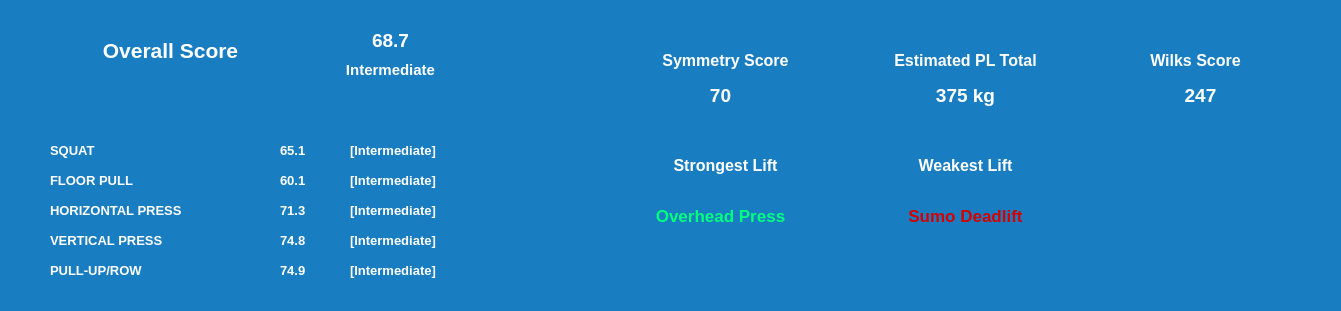
         <widget class="QFrame" name="frame">
          <property name="geometry">
           <rect>
            <x>10</x>
            <y>0</y>
            <width>1341</width>
            <height>311</height>
           </rect>
          </property>
          <property name="styleSheet">
           <string notr="true">background-color: rgb(25, 125, 193);
background-color: rgb(255, 255, 255);
background-color: rgb(25, 125, 193);
color: rgb(17, 119, 189);
color: rgb(255, 255, 255);
border-radius : 10px;</string>
          </property>
          <property name="frameShape">
           <enum>QFrame::StyledPanel</enum>
          </property>
          <property name="frameShadow">
           <enum>QFrame::Raised</enum>
          </property>
          <widget class="QLabel" name="txtOverallScore1">
           <property name="geometry">
            <rect>
             <x>70</x>
             <y>20</y>
             <width>201</width>
             <height>61</height>
            </rect>
           </property>
           <property name="font">
            <font>
             <pointsize>16</pointsize>
             <weight>75</weight>
             <bold>true</bold>
            </font>
           </property>
           <property name="text">
            <string>Overall Score</string>
           </property>
           <property name="alignment">
            <set>Qt::AlignCenter</set>
           </property>
          </widget>
          <widget class="QLabel" name="txtOverallStatus">
           <property name="geometry">
            <rect>
             <x>310</x>
             <y>60</y>
             <width>161</width>
             <height>20</height>
            </rect>
           </property>
           <property name="font">
            <font>
             <pointsize>11</pointsize>
             <weight>75</weight>
             <bold>true</bold>
            </font>
           </property>
           <property name="text">
            <string>Intermediate</string>
           </property>
           <property name="alignment">
            <set>Qt::AlignCenter</set>
           </property>
          </widget>
          <widget class="QLabel" name="txtSquatScore1">
           <property name="geometry">
            <rect>
             <x>50</x>
             <y>140</y>
             <width>191</width>
             <height>20</height>
            </rect>
           </property>
           <property name="font">
            <font>
             <pointsize>10</pointsize>
             <weight>75</weight>
             <italic>false</italic>
             <bold>true</bold>
            </font>
           </property>
           <property name="text">
            <string>SQUAT</string>
           </property>
           <property name="alignment">
            <set>Qt::AlignLeading|Qt::AlignLeft|Qt::AlignVCenter</set>
           </property>
          </widget>
          <widget class="QLabel" name="txtFloorPullScore1">
           <property name="geometry">
            <rect>
             <x>50</x>
             <y>170</y>
             <width>201</width>
             <height>20</height>
            </rect>
           </property>
           <property name="font">
            <font>
             <pointsize>10</pointsize>
             <weight>75</weight>
             <bold>true</bold>
            </font>
           </property>
           <property name="text">
            <string>FLOOR PULL</string>
           </property>
           <property name="alignment">
            <set>Qt::AlignLeading|Qt::AlignLeft|Qt::AlignVCenter</set>
           </property>
          </widget>
          <widget class="QLabel" name="txtHorizintalPressScore">
           <property name="geometry">
            <rect>
             <x>50</x>
             <y>200</y>
             <width>221</width>
             <height>20</height>
            </rect>
           </property>
           <property name="font">
            <font>
             <pointsize>10</pointsize>
             <weight>75</weight>
             <bold>true</bold>
            </font>
           </property>
           <property name="text">
            <string>HORIZONTAL PRESS</string>
           </property>
           <property name="alignment">
            <set>Qt::AlignLeading|Qt::AlignLeft|Qt::AlignVCenter</set>
           </property>
          </widget>
          <widget class="QLabel" name="txtVerticalPressScore1">
           <property name="geometry">
            <rect>
             <x>50</x>
             <y>230</y>
             <width>221</width>
             <height>20</height>
            </rect>
           </property>
           <property name="font">
            <font>
             <pointsize>10</pointsize>
             <weight>75</weight>
             <bold>true</bold>
            </font>
           </property>
           <property name="text">
            <string>VERTICAL PRESS</string>
           </property>
           <property name="alignment">
            <set>Qt::AlignLeading|Qt::AlignLeft|Qt::AlignVCenter</set>
           </property>
          </widget>
          <widget class="QLabel" name="txtPullUpRowScore1">
           <property name="geometry">
            <rect>
             <x>50</x>
             <y>260</y>
             <width>221</width>
             <height>20</height>
            </rect>
           </property>
           <property name="font">
            <font>
             <pointsize>10</pointsize>
             <weight>75</weight>
             <bold>true</bold>
            </font>
           </property>
           <property name="text">
            <string>PULL-UP/ROW</string>
           </property>
           <property name="alignment">
            <set>Qt::AlignLeading|Qt::AlignLeft|Qt::AlignVCenter</set>
           </property>
          </widget>
          <widget class="QLabel" name="txtSquatStatus">
           <property name="geometry">
            <rect>
             <x>350</x>
             <y>140</y>
             <width>171</width>
             <height>20</height>
            </rect>
           </property>
           <property name="font">
            <font>
             <pointsize>10</pointsize>
             <weight>75</weight>
             <italic>false</italic>
             <bold>true</bold>
            </font>
           </property>
           <property name="text">
            <string>[Intermediate]</string>
           </property>
           <property name="alignment">
            <set>Qt::AlignLeading|Qt::AlignLeft|Qt::AlignVCenter</set>
           </property>
          </widget>
          <widget class="QLabel" name="txtFloorPullStatus">
           <property name="geometry">
            <rect>
             <x>350</x>
             <y>170</y>
             <width>171</width>
             <height>20</height>
            </rect>
           </property>
           <property name="font">
            <font>
             <pointsize>10</pointsize>
             <weight>75</weight>
             <italic>false</italic>
             <bold>true</bold>
            </font>
           </property>
           <property name="text">
            <string>[Intermediate]</string>
           </property>
           <property name="alignment">
            <set>Qt::AlignLeading|Qt::AlignLeft|Qt::AlignVCenter</set>
           </property>
          </widget>
          <widget class="QLabel" name="txtHorizontalPressStatus">
           <property name="geometry">
            <rect>
             <x>350</x>
             <y>200</y>
             <width>171</width>
             <height>20</height>
            </rect>
           </property>
           <property name="font">
            <font>
             <pointsize>10</pointsize>
             <weight>75</weight>
             <italic>false</italic>
             <bold>true</bold>
            </font>
           </property>
           <property name="text">
            <string>[Intermediate]</string>
           </property>
           <property name="alignment">
            <set>Qt::AlignLeading|Qt::AlignLeft|Qt::AlignVCenter</set>
           </property>
          </widget>
          <widget class="QLabel" name="txtVerticalPressStatus">
           <property name="geometry">
            <rect>
             <x>350</x>
             <y>230</y>
             <width>171</width>
             <height>20</height>
            </rect>
           </property>
           <property name="font">
            <font>
             <pointsize>10</pointsize>
             <weight>75</weight>
             <italic>false</italic>
             <bold>true</bold>
            </font>
           </property>
           <property name="text">
            <string>[Intermediate]</string>
           </property>
           <property name="alignment">
            <set>Qt::AlignLeading|Qt::AlignLeft|Qt::AlignVCenter</set>
           </property>
          </widget>
          <widget class="QLabel" name="txtPullUpRowStatus">
           <property name="geometry">
            <rect>
             <x>350</x>
             <y>260</y>
             <width>171</width>
             <height>20</height>
            </rect>
           </property>
           <property name="font">
            <font>
             <pointsize>10</pointsize>
             <weight>75</weight>
             <italic>false</italic>
             <bold>true</bold>
            </font>
           </property>
           <property name="text">
            <string>[Intermediate]</string>
           </property>
           <property name="alignment">
            <set>Qt::AlignLeading|Qt::AlignLeft|Qt::AlignVCenter</set>
           </property>
          </widget>
          <widget class="QLabel" name="txtSquatScore">
           <property name="geometry">
            <rect>
             <x>280</x>
             <y>140</y>
             <width>51</width>
             <height>20</height>
            </rect>
           </property>
           <property name="font">
            <font>
             <pointsize>10</pointsize>
             <weight>75</weight>
             <italic>false</italic>
             <bold>true</bold>
            </font>
           </property>
           <property name="text">
            <string>65.1</string>
           </property>
           <property name="alignment">
            <set>Qt::AlignLeading|Qt::AlignLeft|Qt::AlignVCenter</set>
           </property>
          </widget>
          <widget class="QLabel" name="txtFloorPullScore">
           <property name="geometry">
            <rect>
             <x>280</x>
             <y>170</y>
             <width>51</width>
             <height>20</height>
            </rect>
           </property>
           <property name="font">
            <font>
             <pointsize>10</pointsize>
             <weight>75</weight>
             <italic>false</italic>
             <bold>true</bold>
            </font>
           </property>
           <property name="text">
            <string>60.1</string>
           </property>
           <property name="alignment">
            <set>Qt::AlignLeading|Qt::AlignLeft|Qt::AlignVCenter</set>
           </property>
          </widget>
          <widget class="QLabel" name="txtHorizontalPressScore">
           <property name="geometry">
            <rect>
             <x>280</x>
             <y>200</y>
             <width>51</width>
             <height>20</height>
            </rect>
           </property>
           <property name="font">
            <font>
             <pointsize>10</pointsize>
             <weight>75</weight>
             <italic>false</italic>
             <bold>true</bold>
            </font>
           </property>
           <property name="text">
            <string>71.3</string>
           </property>
           <property name="alignment">
            <set>Qt::AlignLeading|Qt::AlignLeft|Qt::AlignVCenter</set>
           </property>
          </widget>
          <widget class="QLabel" name="txtVerticalPressScore">
           <property name="geometry">
            <rect>
             <x>280</x>
             <y>230</y>
             <width>51</width>
             <height>20</height>
            </rect>
           </property>
           <property name="font">
            <font>
             <pointsize>10</pointsize>
             <weight>75</weight>
             <italic>false</italic>
             <bold>true</bold>
            </font>
           </property>
           <property name="text">
            <string>74.8</string>
           </property>
           <property name="alignment">
            <set>Qt::AlignLeading|Qt::AlignLeft|Qt::AlignVCenter</set>
           </property>
          </widget>
          <widget class="QLabel" name="txtPullUpRowScore">
           <property name="geometry">
            <rect>
             <x>280</x>
             <y>260</y>
             <width>51</width>
             <height>20</height>
            </rect>
           </property>
           <property name="font">
            <font>
             <pointsize>10</pointsize>
             <weight>75</weight>
             <italic>false</italic>
             <bold>true</bold>
            </font>
           </property>
           <property name="text">
            <string>74.9</string>
           </property>
           <property name="alignment">
            <set>Qt::AlignLeading|Qt::AlignLeft|Qt::AlignVCenter</set>
           </property>
          </widget>
          <widget class="QLabel" name="txtOverallScore">
           <property name="geometry">
            <rect>
             <x>340</x>
             <y>30</y>
             <width>101</width>
             <height>20</height>
            </rect>
           </property>
           <property name="font">
            <font>
             <pointsize>14</pointsize>
             <weight>75</weight>
             <bold>true</bold>
            </font>
           </property>
           <property name="text">
            <string>68.7</string>
           </property>
           <property name="alignment">
            <set>Qt::AlignCenter</set>
           </property>
          </widget>
          <widget class="QLabel" name="txtSquatScore_13">
           <property name="geometry">
            <rect>
             <x>640</x>
             <y>50</y>
             <width>171</width>
             <height>20</height>
            </rect>
           </property>
           <property name="font">
            <font>
             <pointsize>12</pointsize>
             <weight>75</weight>
             <italic>false</italic>
             <bold>true</bold>
            </font>
           </property>
           <property name="text">
            <string>Symmetry Score</string>
           </property>
           <property name="alignment">
            <set>Qt::AlignCenter</set>
           </property>
          </widget>
          <widget class="QLabel" name="txtSquatScore_14">
           <property name="geometry">
            <rect>
             <x>870</x>
             <y>50</y>
             <width>191</width>
             <height>20</height>
            </rect>
           </property>
           <property name="font">
            <font>
             <pointsize>12</pointsize>
             <weight>75</weight>
             <italic>false</italic>
             <bold>true</bold>
            </font>
           </property>
           <property name="text">
            <string>Estimated PL Total</string>
           </property>
           <property name="alignment">
            <set>Qt::AlignCenter</set>
           </property>
          </widget>
          <widget class="QLabel" name="txtSquatScore_15">
           <property name="geometry">
            <rect>
             <x>1120</x>
             <y>50</y>
             <width>151</width>
             <height>20</height>
            </rect>
           </property>
           <property name="font">
            <font>
             <pointsize>12</pointsize>
             <weight>75</weight>
             <italic>false</italic>
             <bold>true</bold>
            </font>
           </property>
           <property name="text">
            <string>Wilks Score</string>
           </property>
           <property name="alignment">
            <set>Qt::AlignCenter</set>
           </property>
          </widget>
          <widget class="QLabel" name="txtSymmetryScore">
           <property name="geometry">
            <rect>
             <x>670</x>
             <y>80</y>
             <width>101</width>
             <height>31</height>
            </rect>
           </property>
           <property name="font">
            <font>
             <pointsize>14</pointsize>
             <weight>75</weight>
             <bold>true</bold>
            </font>
           </property>
           <property name="styleSheet">
            <string notr="true">color: rgb(17, 119, 189);
color: rgb(255, 255, 255);</string>
           </property>
           <property name="text">
            <string>70</string>
           </property>
           <property name="alignment">
            <set>Qt::AlignCenter</set>
           </property>
          </widget>
          <widget class="QLabel" name="txtEstimatedPLTotal">
           <property name="geometry">
            <rect>
             <x>910</x>
             <y>80</y>
             <width>111</width>
             <height>31</height>
            </rect>
           </property>
           <property name="font">
            <font>
             <pointsize>14</pointsize>
             <weight>75</weight>
             <bold>true</bold>
            </font>
           </property>
           <property name="styleSheet">
            <string notr="true">color: rgb(17, 119, 189);
color: rgb(255, 255, 255);</string>
           </property>
           <property name="text">
            <string>375 kg</string>
           </property>
           <property name="alignment">
            <set>Qt::AlignCenter</set>
           </property>
          </widget>
          <widget class="QLabel" name="txtWilksScore">
           <property name="geometry">
            <rect>
             <x>1150</x>
             <y>80</y>
             <width>101</width>
             <height>31</height>
            </rect>
           </property>
           <property name="font">
            <font>
             <pointsize>14</pointsize>
             <weight>75</weight>
             <bold>true</bold>
            </font>
           </property>
           <property name="styleSheet">
            <string notr="true">color: rgb(17, 119, 189);
color: rgb(255, 255, 255);</string>
           </property>
           <property name="text">
            <string>247</string>
           </property>
           <property name="alignment">
            <set>Qt::AlignCenter</set>
           </property>
          </widget>
          <widget class="QLabel" name="txtSquatScore_16">
           <property name="geometry">
            <rect>
             <x>640</x>
             <y>150</y>
             <width>171</width>
             <height>31</height>
            </rect>
           </property>
           <property name="font">
            <font>
             <pointsize>12</pointsize>
             <weight>75</weight>
             <italic>false</italic>
             <bold>true</bold>
            </font>
           </property>
           <property name="text">
            <string>Strongest Lift</string>
           </property>
           <property name="alignment">
            <set>Qt::AlignCenter</set>
           </property>
          </widget>
          <widget class="QLabel" name="txtSquatScore_17">
           <property name="geometry">
            <rect>
             <x>880</x>
             <y>150</y>
             <width>171</width>
             <height>31</height>
            </rect>
           </property>
           <property name="font">
            <font>
             <pointsize>12</pointsize>
             <weight>75</weight>
             <italic>false</italic>
             <bold>true</bold>
            </font>
           </property>
           <property name="text">
            <string>Weakest Lift</string>
           </property>
           <property name="alignment">
            <set>Qt::AlignCenter</set>
           </property>
          </widget>
          <widget class="QLabel" name="txtStrongestLift">
           <property name="geometry">
            <rect>
             <x>610</x>
             <y>200</y>
             <width>221</width>
             <height>31</height>
            </rect>
           </property>
           <property name="font">
            <font>
             <pointsize>13</pointsize>
             <weight>75</weight>
             <bold>true</bold>
            </font>
           </property>
           <property name="styleSheet">
            <string notr="true">color: rgb(0, 170, 0);
color: rgb(0, 255, 127);</string>
           </property>
           <property name="text">
            <string>Overhead Press</string>
           </property>
           <property name="alignment">
            <set>Qt::AlignCenter</set>
           </property>
          </widget>
          <widget class="QLabel" name="txtWeakestLift">
           <property name="geometry">
            <rect>
             <x>850</x>
             <y>200</y>
             <width>231</width>
             <height>31</height>
            </rect>
           </property>
           <property name="font">
            <font>
             <pointsize>13</pointsize>
             <weight>75</weight>
             <bold>true</bold>
            </font>
           </property>
           <property name="styleSheet">
            <string notr="true">color: rgb(212, 0, 0);</string>
           </property>
           <property name="text">
            <string>Sumo Deadlift</string>
           </property>
           <property name="alignment">
            <set>Qt::AlignCenter</set>
           </property>
          </widget>
         </widget>
